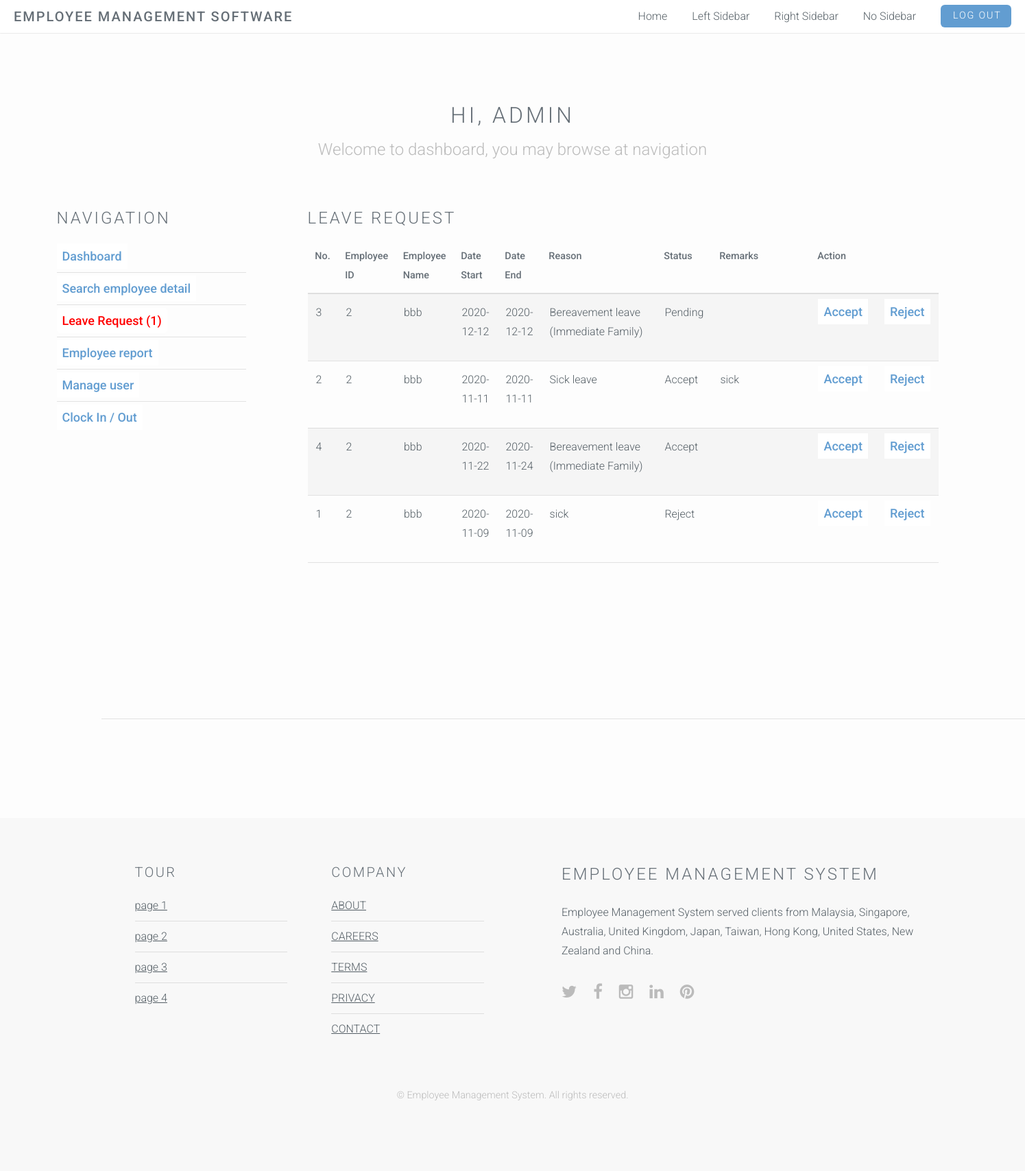
The page /website-source-code/admin-leaveRequest.php on the database its author committed.
### tables this page shows
CREATE TABLE `leaveapplication` (
  `ID` int(10) NOT NULL,
  `employeeID` int(10) NOT NULL,
  `reason` varchar(100) NOT NULL,
  `dateRequest_start` date NOT NULL,
  `dateRequest_end` date NOT NULL,
  `approval` varchar(10) NOT NULL,
  `remark` varchar(20) NOT NULL
);

CREATE TABLE `employeeinfo` (
  `ID` int(10) NOT NULL,
  `name` varchar(25) DEFAULT NULL,
  `gender` varchar(10) DEFAULT NULL,
  `position` varchar(20) DEFAULT NULL,
  `height` int(10) DEFAULT NULL,
  `phone` varchar(30) DEFAULT NULL,
  `email` varchar(20) DEFAULT NULL,
  `address` varchar(20) DEFAULT NULL,
  `payroll` int(10) DEFAULT NULL,
  `work_start_time` time NOT NULL,
  `work_end_time` time NOT NULL,
  `rest_time` varchar(20) NOT NULL,
  `weekend_work` tinyint(1) NOT NULL
);

### website-source-code/admin-leaveRequest.php (the view, shortened to what this page needs)
<!DOCTYPE html>
<html>
<head>
</head>
<body id="top">
    <?php include("navbar_top.php") ?>
    <section id="main" class="wrapper style1">
        <header class="major">
            <h2>Hi, <?php echo $_SESSION["name"]; ?> Admin</h2>
            <p>Welcome to dashboard, you may browse at navigation</p>
        </header>
        <div class="container">
            <div class="container-admin-dashboard">
                <div class="row-admin-dashboard">
                    <div class="navigation-admin-dashboard">
                        <?php include("admin-navigation.php") ?>
                    </div>
                    <div class="8u skel-cell-important">
                        <section>
                            <h2>Leave Request</h2>
                            <div class="leaverequest-table-div">
                                <table class="tg">
                                    <thead>
                                        <tr>
                                            <th class="tg-0pky">No.</th>
                                            <th class="tg-0lax">Employee ID</th>
                                            <th class="tg-0lax">Employee Name</th>
                                            <th class="tg-0lax">Date Start</th>
                                            <th class="tg-0lax">Date End</th>
                                            <th class="tg-00ax">Reason</th>
                                            <th class="tg-0lax">Status</th>
                                            <th class="tg-0laa">Remarks</th>
                                            <th class="tg-0lax">Action</th>
                                        </tr>
                                    </thead>
                                    <tbody>
                                    <?php
                                        require_once("dbcon.php");
                                        $query = "SELECT `leaveapplication`.`ID`, `leaveapplication`.`employeeID`, `employeeinfo`.`name`, `leaveapplication`.`reason`, `leaveapplication`.`dateRequest_start`, `leaveapplication`.`dateRequest_end`, `leaveapplication`.`approval`, `leaveapplication`.`remark` FROM `leaveapplication`
                                        INNER JOIN `employeeinfo` ON `leaveapplication`.`employeeID` = `employeeinfo`.`ID`
                                        ORDER BY CASE WHEN `approval` LIKE 'Pending' then 0 else 1 end, `approval` ASC";
                                        $result = $con->query($query);
                                        if(!$result || $result->num_rows == 0){
                                            echo "<tr><td colspan='9' align='center'>No record</td></tr>";
                                        } else {
                                            while($row = $result->fetch_assoc()){
                                                echo "<tr>
                                                <td class=\"tg-0lax\">".$row["ID"]."</td>
                                                <td class=\"tg-0lax\">".$row["employeeID"]."</td>
                                                <td class=\"tg-0lax\">".$row["name"]."</td>
                                                <td class=\"tg-0lax\">".$row["dateRequest_start"]."</td>
                                                <td class=\"tg-0lax\">".$row["dateRequest_end"]."</td>
                                                <td class=\"tg-00ax\">".$row["reason"]."</td>";
                                                if($row["approval"] == NULL || $row["approval"] == ""){
                                                    echo "<td class=\"tg-0lax\">Pending</td>";
                                                } else {
                                                    echo "<td class=\"tg-0lax\">".$row["approval"]."</td>";
                                                }
                                                echo "<td class=\"tg-0lax\">".$row["remark"]."</td>
                                                <td class=\"tg-0lax\">
                                                    <ul class=\"alt navigation-admin\">
                                                        <li><a href=\"admin-leaveRequestProcess.php?id=".$row["ID"]."&approval=Accept\">Accept</a></li>
                                                    </ul>
                                                </td>
                                                <td class=\"tg-0lax\">
                                                    <ul class=\"alt navigation-admin\">
                                                        <li><a href=\"admin-leaveRequestProcess.php?id=".$row["ID"]."&approval=Reject\">Reject</a></li>
                                                    </ul>
                                                </td>
                                                </tr>";
                                            }
                                        }
                                    ?>
                                    </tbody>
                                </table>
                            </div>
                        </section>
                    </div>
                </div>
                <hr class="major" />
            </div>
        </div>
    </section>
    <?php include("footer.php") ?>
</body>
</html>

### website-source-code/css/style.css (style rules this page uses)
body { background: #fff; }
body, input, select, textarea { color: #555f66; font-family: "Roboto", Helvetica, sans-serif; font-size: 14pt; font-weight: 300; line-height: 1.75em; }
a { color: #629dd1; text-decoration: underline; }
p { margin: 0 0 2em 0; }
h1, h2, h3, h4, h5, h6 { color: #666f77; font-weight: 300; line-height: 1em; margin: 0 0 1em 0; text-transform: uppercase; letter-spacing: 0.125em; }
h2 { font-size: 1.5em; line-height: 1.5em; }
hr { border: 0; border-bottom: solid 1px rgba(144, 144, 144, 0.25); margin: 3em 0; }
hr.major { margin: 2em 0 5em 0; }
header p { color: #bbb; position: relative; margin: 0 0 1.5em 0; }
header h2 + p { font-size: 1.25em; margin-top: -1em; line-height: 1.5em; }
header.major { text-align: center; margin: 0 0 4em 0; }
header.major h2 { font-size: 2em; }
header.major h2 + p { font-size: 1.5em; margin: -1em 0 2em 0; }
ul { list-style: disc; margin: 0 0 2em 0; padding-left: 1em; }
ul li { padding-left: 0.5em; }
ul.alt { list-style: none; padding-left: 0; }
ul.alt li { border-top: solid 1px rgba(144, 144, 144, 0.25); padding: 0.5em 0; }
ul.alt li:first-child { border-top: 0; padding-top: 0; }
table { margin: 0 0 2em 0; width: 100%; }
table tbody tr { border: solid 1px rgba(144, 144, 144, 0.25); border-left: 0; border-right: 0; }
table tbody tr:nth-child(2n + 1) { background-color: rgba(144, 144, 144, 0.075); }
table td { padding: 0.75em 0.75em; }
table th { color: #666f77; font-size: 0.9em; font-weight: 500; padding: 0 0.75em 0.75em 0.75em; text-align: left; }
table thead { border-bottom: solid 2px rgba(144, 144, 144, 0.25); }
.wrapper { padding: 6em 0 4em 0; }
.wrapper.style1 { background: #fdfdfd; color: #555f66; }
.row-admin-dashboard { display: -webkit-box; display: -ms-flexbox; display: flex; -ms-flex-wrap: wrap; flex-wrap: wrap; margin-right: -15px; margin-left: -15px; }
.container-admin-dashboard { margin-left: auto; margin-right: auto; width: 1350px; }
.navigation-admin-dashboard { width: 20%; margin-right: 90px; margin-left: -50px; }
.navigation-admin { font-size: large; font-weight: 500; }

### website-source-code/css/style-xlarge.css (style rules this page uses)
body, input, select, textarea { font-size: 12pt; }

### website-source-code/admin-leaveRequest.php (style rules this page uses)
.navigation-admin a:link { text-decoration: none; background-color: rgb(255, 255, 255); padding: 8px; }
.leaverequest-table-div { border-width: 4px; height: 41em; }
.tg-0laa { width: 19%; }
.tg-00ax { width: 21%; }

### rows shown on the page
leaveapplication: ID "3", employeeID "2", employeeID.name "bbb", dateRequest_start "2020-12-12", dateRequest_end "2020-12-12", reason "Bereavement leave (Immediate Family)", approval "Pending"
leaveapplication: ID "2", employeeID "2", employeeID.name "bbb", dateRequest_start "2020-11-11", dateRequest_end "2020-11-11", reason "Sick leave", approval "Accept", remark "sick"
leaveapplication: ID "4", employeeID "2", employeeID.name "bbb", dateRequest_start "2020-11-22", dateRequest_end "2020-11-24", reason "Bereavement leave (Immediate Family)", approval "Accept"
leaveapplication: ID "1", employeeID "2", employeeID.name "bbb", dateRequest_start "2020-11-09", dateRequest_end "2020-11-09", reason "sick", approval "Reject"

### other values the page prints
$count "1"
